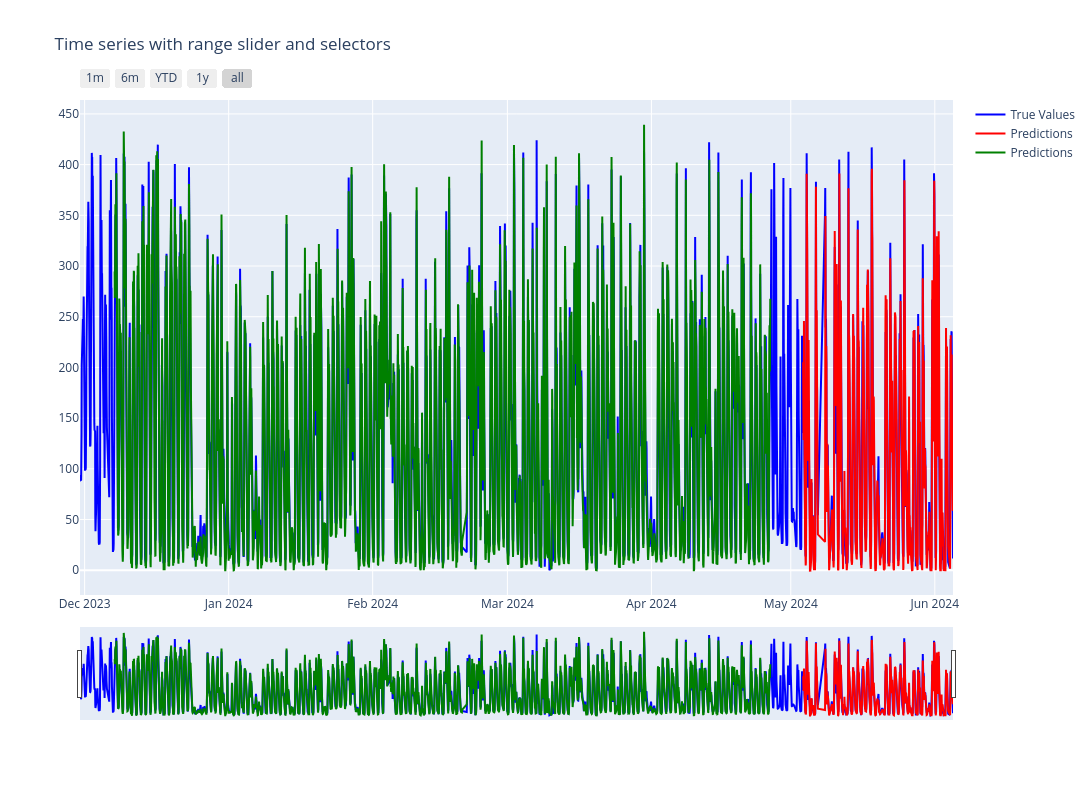

Notebook code for this chart:
### Code cell
import plotly.graph_objects as go

# Create figure
fig = go.Figure()

fig.add_trace(
    go.Scatter(
        x=dates,
        y=dataset[:,0],
        name='True Values',
        line=dict(color='blue')
    )
)

fig.add_trace(
    go.Scatter(
        x=dates,
        y=testPredictPlot,
        name='Predictions',
        line=dict(color='red')
    )
)
fig.add_trace(
    go.Scatter(
        x=dates,
        y=trainPredictPlot,
        name='Predictions',
        line=dict(color='green')
    )
)
# Set title
fig.update_layout(
    title_text="Time series with range slider and selectors"
)

# Add range slider
fig.update_layout(
    xaxis=dict(
        rangeselector=dict(
            buttons=list([
                dict(count=1, label="1m", step="month", stepmode="backward"),
                dict(count=6, label="6m", step="month", stepmode="backward"),
                dict(count=1, label="YTD", step="year", stepmode="todate"),
                dict(count=1, label="1y", step="year", stepmode="backward"),
                dict(step="all")
            ])
        ),
        rangeslider=dict(visible=True),
        type="date"
    ),
    autosize=False,
    width=1400,
    height=800
)
fig.show()

### Figure 1 — Plotly figure (JSON) as saved in the notebook; plotly's stock layout.template omitted (floating-point values rounded to 4 significant figures; data arrays with more than 128 entries replaced by an {"elided": "..."} marker saying what was removed)
{"data": [{"line": {"color": "blue"}, "name": "True Values", "x": {"elided": "4369 str values"}, "y": {"elided": "4369 float values"}, "type": "scatter"}, {"line": {"color": "red"}, "name": "Predictions", "x": {"elided": "4369 str values"}, "y": {"elided": "4369 float values"}, "type": "scatter"}, {"line": {"color": "green"}, "name": "Predictions", "x": {"elided": "4369 str values"}, "y": {"elided": "4369 float values"}, "type": "scatter"}], "layout": {"title": {"text": "Time series with range slider and selectors"}, "xaxis": {"rangeslider": {"visible": true}, "rangeselector": {"buttons": [{"count": 1, "label": "1m", "step": "month", "stepmode": "backward"}, {"count": 6, "label": "6m", "step": "month", "stepmode": "backward"}, {"count": 1, "label": "YTD", "step": "year", "stepmode": "todate"}, {"count": 1, "label": "1y", "step": "year", "stepmode": "backward"}, {"step": "all"}]}, "type": "date"}, "autosize": false, "width": 1400, "height": 800}}
